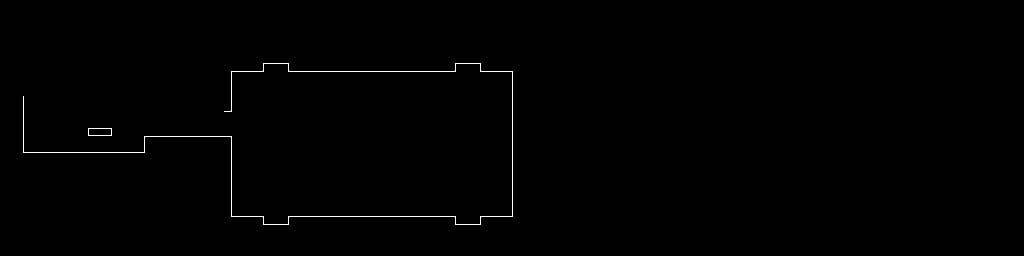

A 2D game scene composited from a Tiled map and its tileset images. What follows is a short description and the map's XML, with each tile layer's data collapsed to a summary:
An orthogonal 128x32 tile map with 8x8 px tiles, 1 tile layer (layer) and 26 objects.

<map version="1.2" tiledversion="1.2.4" orientation="orthogonal" renderorder="right-down" width="128" height="32" tilewidth="8" tileheight="8" infinite="0" nextlayerid="8" nextobjectid="40">
 <tileset firstgid="1" source="Tileset/map1.tsx" />
 <layer id="7" name="layer" width="128" height="32">
  <data>[4096 cells, 153 non-empty, 12 distinct tile ids]</data>
 </layer>
 <objectgroup id="3" name="COLLISIONS">
  <object id="1" x="16" y="96" width="8" height="64" />
  <object id="3" x="24" y="152" width="120" height="8" />
  <object id="4" x="144" y="136" width="8" height="24" />
  <object id="6" x="88" y="128" width="24" height="8" />
  <object id="13" x="152" y="136" width="72" height="8" />
  <object id="14" x="224" y="136" width="8" height="88" />
  <object id="16" x="512" y="64" width="8" height="160" />
  <object id="18" x="224" y="64" width="8" height="48" />
  <object id="19" x="232" y="64" width="24" height="8" />
  <object id="20" x="296" y="64" width="152" height="8" />
  <object id="21" x="488" y="64" width="24" height="8" />
  <object id="22" x="488" y="216" width="24" height="8" />
  <object id="23" x="296" y="216" width="152" height="8" />
  <object id="24" x="232" y="216" width="24" height="8" />
  <object id="25" x="256" y="56" width="8" height="16" />
  <object id="26" x="288" y="56" width="8" height="16" />
  <object id="27" x="264" y="56" width="24" height="8" />
  <object id="28" x="256" y="216" width="8" height="16" />
  <object id="29" x="288" y="216" width="8" height="16" />
  <object id="30" x="264" y="224" width="24" height="8" />
  <object id="33" x="448" y="216" width="8" height="16" />
  <object id="34" x="480" y="216" width="8" height="16" />
  <object id="35" x="456" y="224" width="24" height="8" />
  <object id="36" x="448" y="56" width="8" height="16" />
  <object id="37" x="480" y="56" width="8" height="16" />
  <object id="38" x="456" y="56" width="24" height="8" />
 </objectgroup>
</map>
